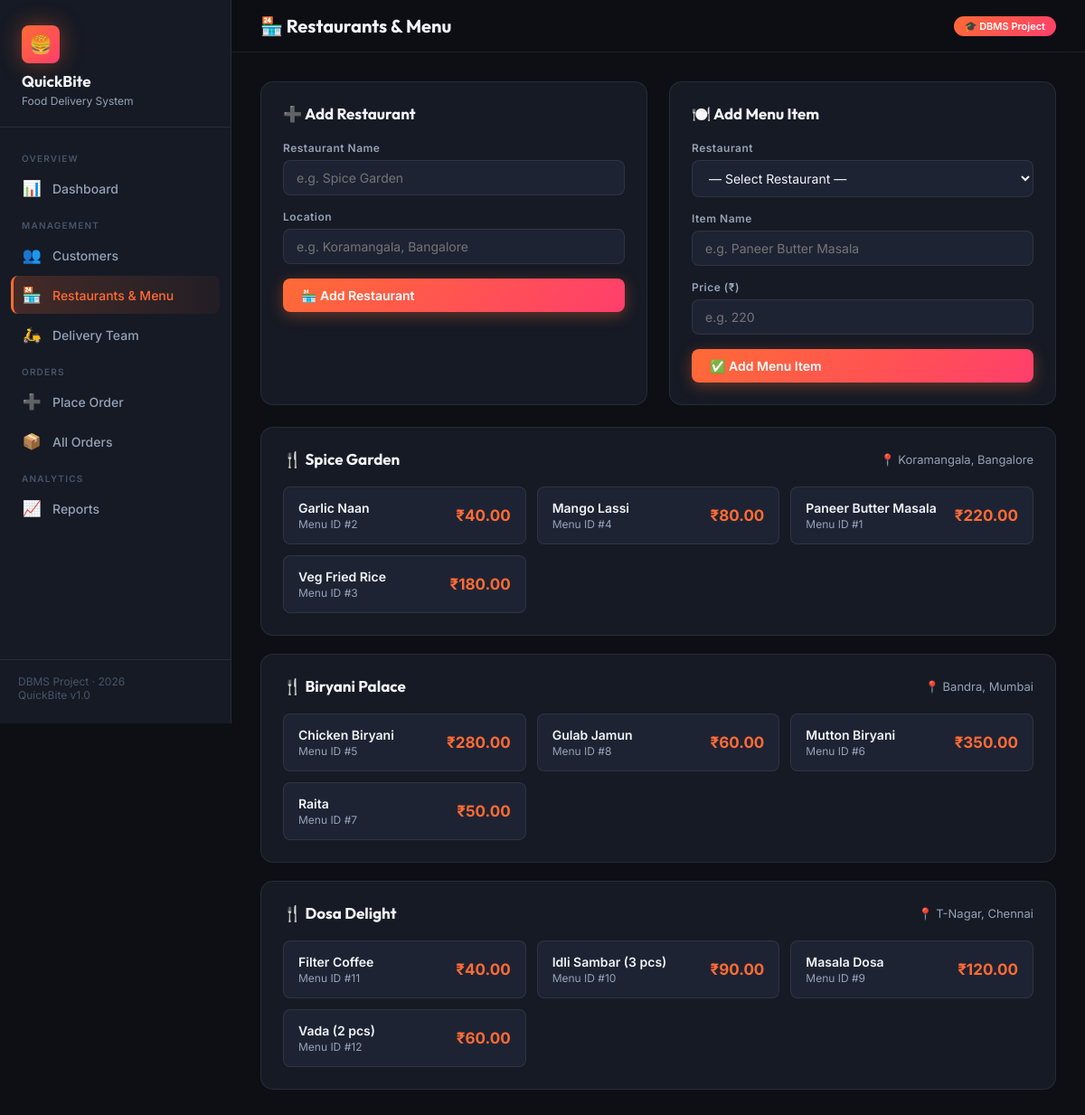
The app's page /restaurants with its own data.
### tables this page shows
CREATE TABLE Restaurants (
            id       INTEGER PRIMARY KEY AUTOINCREMENT,
            name     TEXT NOT NULL,
            location TEXT NOT NULL
        );

CREATE TABLE Menu (
            id            INTEGER PRIMARY KEY AUTOINCREMENT,
            restaurant_id INTEGER NOT NULL,
            item_name     TEXT    NOT NULL,
            price         REAL    NOT NULL,
            FOREIGN KEY (restaurant_id) REFERENCES Restaurants(id)
        );

### app.py (the view)
@app.route("/restaurants")
def restaurants():
    conn = get_db()
    all_restaurants = conn.execute("SELECT * FROM Restaurants ORDER BY id").fetchall()
    menu_items = conn.execute(
        "SELECT m.*, r.name AS restaurant_name FROM Menu m "
        "JOIN Restaurants r ON m.restaurant_id = r.id ORDER BY m.restaurant_id, m.item_name"
    ).fetchall()
    conn.close()
    return render_template("restaurants.html",
                           restaurants=all_restaurants, menu_items=menu_items)

### app.py (called while the page is built)
def get_db():
    conn = sqlite3.connect(DB_PATH)
    conn.row_factory = sqlite3.Row
    conn.execute("PRAGMA foreign_keys = ON")
    return conn

### templates/restaurants.html (shortened to what this page needs)
{% extends "base.html" %}
{% block topbar_title %}🏪 Restaurants & Menu{% endblock %}
{% block content %}
<div class="grid-2" style="margin-bottom:24px;">
  <div class="card">
    <div class="card-header">
      <div class="card-title">➕ Add Restaurant</div>
    </div>
    <form method="POST" action="{{ url_for('add_restaurant') }}">
      <div class="form-group">
        <label class="form-label" for="rest-name">Restaurant Name</label>
        <input class="form-control" type="text" id="rest-name" name="name"
               placeholder="e.g. Spice Garden" required>
      </div>
      <div class="form-group">
        <label class="form-label" for="rest-loc">Location</label>
        <input class="form-control" type="text" id="rest-loc" name="location"
               placeholder="e.g. Koramangala, Bangalore" required>
      </div>
      <button type="submit" class="btn btn-primary" style="width:100%;">
        🏪 Add Restaurant
      </button>
    </form>
  </div>
  <div class="card">
    <div class="card-header">
      <div class="card-title">🍽️ Add Menu Item</div>
    </div>
    <form method="POST" action="{{ url_for('add_menu_item') }}">
      <div class="form-group">
        <label class="form-label" for="menu-rest">Restaurant</label>
        <select class="form-select" id="menu-rest" name="restaurant_id" required>
          <option value="">— Select Restaurant —</option>
        </select>
      </div>
      <div class="form-group">
        <label class="form-label" for="menu-item">Item Name</label>
        <input class="form-control" type="text" id="menu-item" name="item_name"
               placeholder="e.g. Paneer Butter Masala" required>
      </div>
      <div class="form-group">
        <label class="form-label" for="menu-price">Price (₹)</label>
        <input class="form-control" type="number" id="menu-price" name="price"
               step="0.01" min="1" placeholder="e.g. 220" required>
      </div>
      <button type="submit" class="btn btn-primary" style="width:100%;">
        ✅ Add Menu Item
      </button>
    </form>
  </div>
</div>
{% if restaurants %}
  {% for rest in restaurants %}
  <div class="card" style="margin-bottom:20px;">
    <div class="card-header">
      <div class="card-title">🍴 {{ rest.name }}</div>
      <span style="color:var(--text-2);font-size:13px;">📍 {{ rest.location }}</span>
    </div>
    {% set rest_items = menu_items|selectattr('restaurant_id','equalto', rest.id)|list %}
    {% if rest_items %}
    <div class="menu-grid">
      {% for item in rest_items %}
      <div style="background:var(--bg-input);border:1px solid var(--border);border-radius:var(--radius-sm);padding:14px 16px;display:flex;justify-content:space-between;align-items:center;">
        <div>
          <div style="font-size:14px;font-weight:600;margin-bottom:2px;">{{ item.item_name }}</div>
          <div style="font-size:12px;color:var(--text-2);">Menu ID #{{ item.id }}</div>
        </div>
        <div style="font-size:17px;font-weight:700;color:var(--accent);">₹{{ "%.2f"|format(item.price) }}</div>
      </div>
      {% endfor %}
    </div>
    {% else %}
    <div class="empty" style="padding:24px;">
      <div class="empty-icon" style="font-size:32px;">🍽️</div>
      <p>No menu items yet. Add one using the form above!</p>
    </div>
    {% endif %}
  </div>
  {% endfor %}
{% endif %}
{% endblock %}

### templates/base.html (shortened to what this page needs)
<!DOCTYPE html>
<html lang="en">
<head>
  <link rel="stylesheet" href="{{ url_for('static', filename='style.css') }}">
</head>
<body>
<aside class="sidebar">
  <div class="sidebar-brand">
    <div class="logo-icon">🍔</div>
    <h1>QuickBite</h1>
    <span>Food Delivery System</span>
  </div>
  <nav class="sidebar-nav">
    <p class="nav-section-label">Overview</p>
    <a href="{{ url_for('index') }}"
       class="nav-link {% if request.endpoint == 'index' %}active{% endif %}">
      <span class="nav-icon">📊</span> Dashboard
    </a>
    <p class="nav-section-label">Management</p>
    <a href="{{ url_for('customers') }}"
       class="nav-link {% if 'customer' in request.endpoint %}active{% endif %}">
      <span class="nav-icon">👥</span> Customers
    </a>
    <a href="{{ url_for('restaurants') }}"
       class="nav-link {% if 'restaurant' in request.endpoint or 'menu' in request.endpoint %}active{% endif %}">
      <span class="nav-icon">🏪</span> Restaurants & Menu
    </a>
    <a href="{{ url_for('delivery') }}"
       class="nav-link {% if 'delivery' in request.endpoint %}active{% endif %}">
      <span class="nav-icon">🛵</span> Delivery Team
    </a>
    <p class="nav-section-label">Orders</p>
    <a href="{{ url_for('place_order') }}"
       class="nav-link {% if request.endpoint == 'place_order' %}active{% endif %}">
      <span class="nav-icon">➕</span> Place Order
    </a>
    <a href="{{ url_for('orders') }}"
       class="nav-link {% if request.endpoint == 'orders' %}active{% endif %}">
      <span class="nav-icon">📦</span> All Orders
    </a>
    <p class="nav-section-label">Analytics</p>
    <a href="{{ url_for('reports') }}"
       class="nav-link {% if request.endpoint == 'reports' %}active{% endif %}">
      <span class="nav-icon">📈</span> Reports
    </a>
  </nav>
  <div class="sidebar-footer">
    DBMS Project · 2026<br>QuickBite v1.0
  </div>
</aside>
<main class="main">
  <div class="topbar">
    <div class="topbar-title">{% block topbar_title %}Dashboard{% endblock %}</div>
    <span class="topbar-badge">🎓 DBMS Project</span>
  </div>
  <div class="page-content">
    {% block content %}{% endblock %}
  </div>
</main>
</body>
</html>

### records on screen
Restaurants: name "Spice Garden", location "Koramangala, Bangalore"
Menu: item_name "Garlic Naan", id "2", price "40.00"
Menu: item_name "Mango Lassi", id "4", price "80.00"
Menu: item_name "Paneer Butter Masala", id "1", price "220.00"
Menu: item_name "Veg Fried Rice", id "3", price "180.00"
Restaurants: name "Biryani Palace", location "Bandra, Mumbai"
Menu: item_name "Chicken Biryani", id "5", price "280.00"
Menu: item_name "Gulab Jamun", id "8", price "60.00"
Menu: item_name "Mutton Biryani", id "6", price "350.00"
Menu: item_name "Raita", id "7", price "50.00"
Restaurants: name "Dosa Delight", location "T-Nagar, Chennai"
Menu: item_name "Filter Coffee", id "11", price "40.00"
Menu: item_name "Idli Sambar (3 pcs)", id "10", price "90.00"
Menu: item_name "Masala Dosa", id "9", price "120.00"
Menu: item_name "Vada (2 pcs)", id "12", price "60.00"
